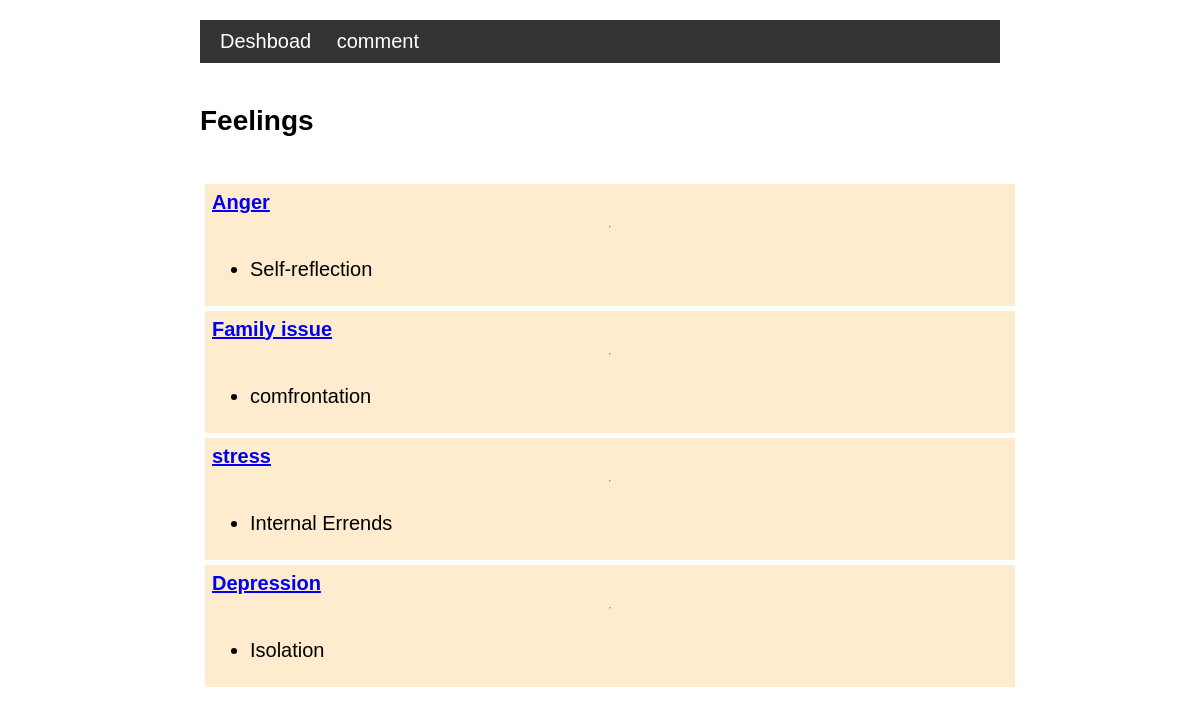
Page /all_condions (signed in) on the committed database.
### models.py (models this page shows, shortened)
class Conditions(db.Model):
    __tablename__ = 'conditions'
    id = db.Column(db.Integer, primary_key=True)
    created_on = db.Column(db.DateTime, nullable=True,
                           default=datetime.utcnow())
    updated_on = db.Column(db.DateTime, nullable=False,
                           default=datetime.utcnow())
    condition_name = db.Column(db.String(128), nullable=False)
    strategy = db.relationship("Strategies", backref="conditions")
    user_id = db.Column(db.Integer, db.ForeignKey('users.id'))

class Strategies(db.Model):
    __tablename__ = 'strategies'
    id = db.Column(db.Integer, primary_key=True)
    created_on = db.Column(db.DateTime, nullable=True,
                           default=datetime.utcnow())
    updated_on = db.Column(db.DateTime, nullable=False,
                           default=datetime.utcnow())
    strategy_name = db.Column(db.String(255), nullable=False)
    strategy_text = db.Column(db.Text, nullable=False)
    condition_id = db.Column(db.Integer, db.ForeignKey(
        'conditions.id'))
    youtube_content = db.relationship("YoutubeContent", backref="strategies")
    spotify_content = db.relationship("SpotifyContent", backref="strategies")

### app.py (the view)
@app.route('/all_condions')
@login_required
def all_condions():
    conditions = Conditions.query.all()
    strategies = {}
    for condition in conditions:
        strategies[condition.id] = condition.strategy
    return render_template('conditions.html', conditions=conditions, strategies=strategies)

### app.py (called while the page is built)
@login_manager.user_loader
def load_user(user_id):
    return User.query.get(int(user_id))

### templates/conditions.html
{% extends 'base.html' %}
{% block content %}
    <span class="title"><h1>{% block title %} Feelings {% endblock title %} </h1></span>
    <div class="content">
        {% for condition in conditions %}
            <div class="conditions">
                <b>
                    <p class="title">
                        <a href="{{ url_for('strategy', condition_id=condition.id) }}">
                            {{ condition.condition_name }}
                        </a>
                    </p>
                </b>
                <hr>
                {% if strategies[condition.id] %}
                <ul>
                    {% for strategy in strategies[condition.id] %}
                        <li>{{ strategy.strategy_name }}</li>
                    {% endfor %}
                </ul>
                {% endif %}
            </div>
        {% endfor %}
    </div>
{% endblock %}

### templates/base.html (shortened to what this page needs)
<!DOCTYPE html>
<html>
<head>
      <link rel="stylesheet" href="{{ url_for('static', filename='styles.css') }}">
</head>
<body>
  <div class="container">
    <header>
      <nav>
        <ul>
          <li><a href="#">Deshboad</a></li>
          <li><a href="#">comment</a></li>
        </ul>
      </nav>
    </header>
    {% block content %} {% endblock %}
  </div>
</body>
</html>

### static/styles.css (style rules this page uses)
body { font-family: Arial, sans-serif; margin: 0; padding: 0; background-color: #FFFFFF; font-size: 20px; }
.container { max-width: 800px; margin: 0 auto; padding: 20px; }
header { background-color: #333; color: #fff; padding: 10px; }
nav ul { list-style-type: none; margin: 0; padding: 0; }
nav ul li { display: inline-block; }
nav ul li a { color: #fff; text-decoration: none; padding: 10px; }
h1 { font-size: 28px; }

### templates/base.html (style rules this page uses)
.title { margin: 2px; }
.conditions { margin: 5px; width: 100%; display: flex; flex-direction: column; flex-wrap: wrap; }
.conditions { padding: 10px; margin: 10px; background-color: #ffebcd; }
.conditions { flex: 45%; padding: 5px; margin: 5px; background-color: #ffebcd; inline-size: 100%; justify-content: space-between; }

### rows in the picture
Conditions: condition_name "Anger"
Strategies: strategy_name "Self-reflection"
Conditions: condition_name "Family issue"
Strategies: strategy_name "comfrontation"
Conditions: condition_name "stress"
Strategies: strategy_name "Internal Errends"
Conditions: condition_name "Depression"
Strategies: strategy_name "Isolation"
